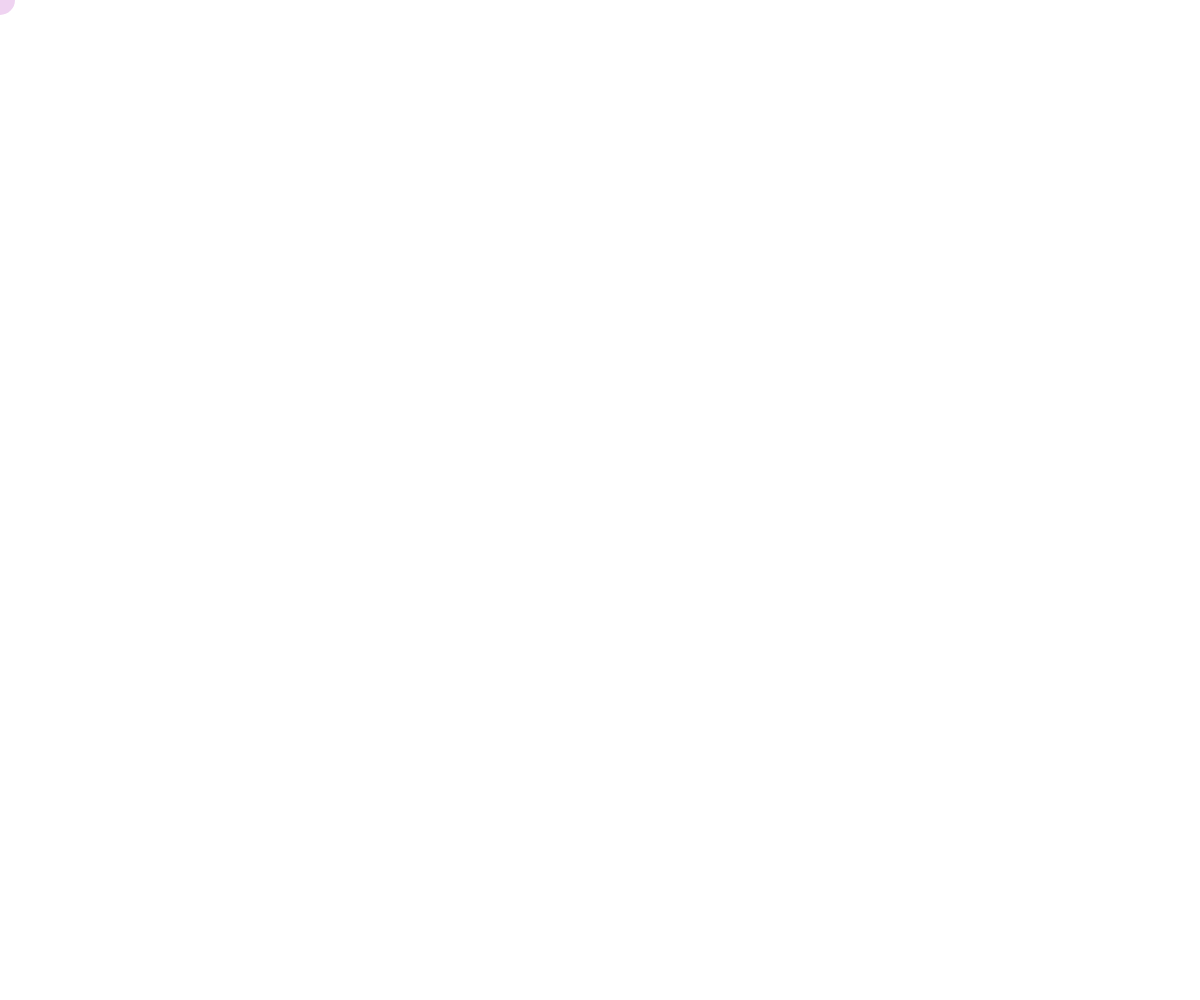
Frame 1 (no input)
Frame 60 (no input): identical to frame 1, image omitted
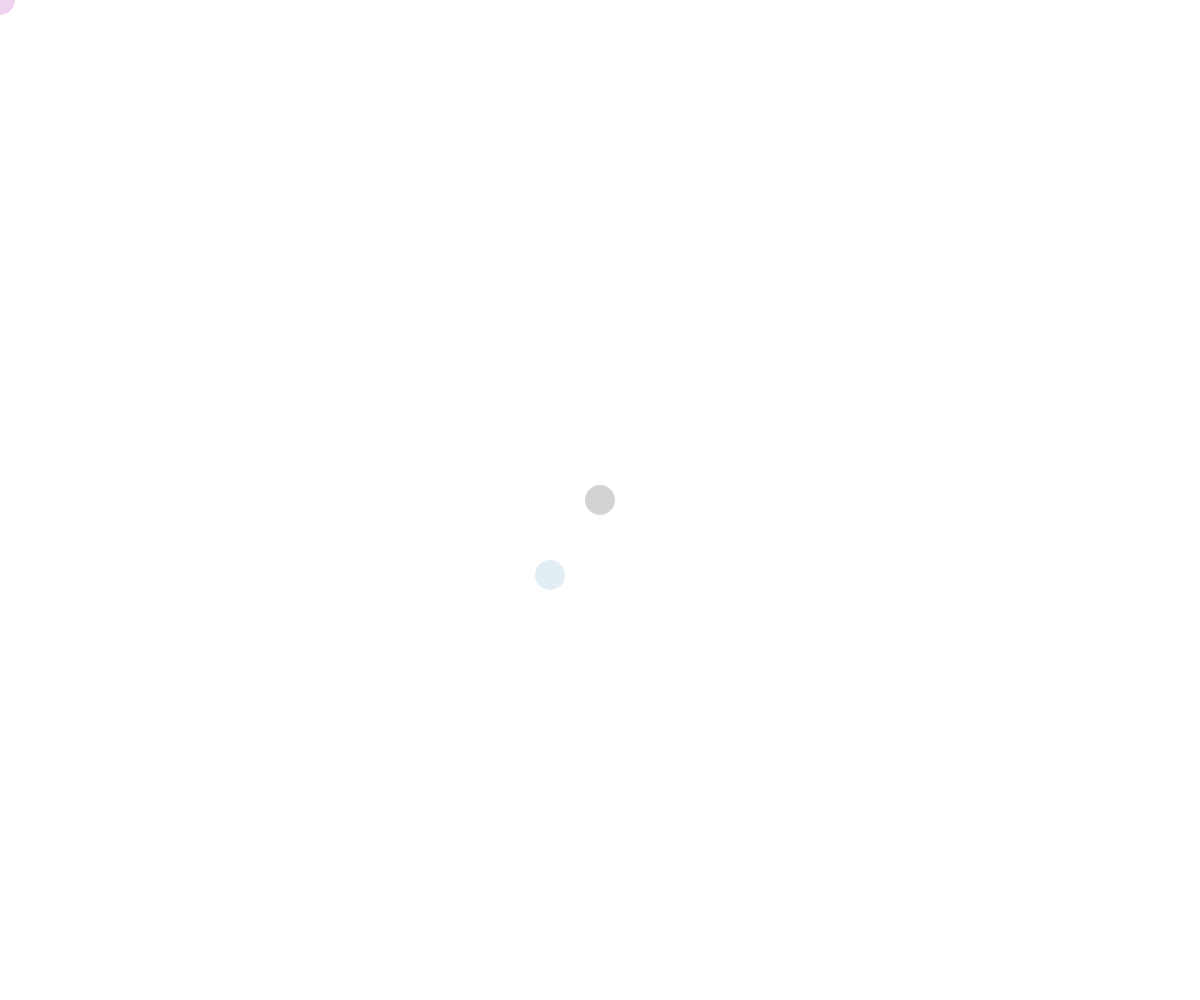
Frame 120 (the mouse pressed at the canvas centre since frame 60)

The p5.js sketch that drew these frames (run headless with seeded random() and noise() and a simulated clock; from frame 60 on, the mouse is pressed at the canvas centre):

// p5.js sketch
// ── sketch.js

let canvas;


function setup() {
    createCanvas(windowWidth, windowHeight);
    canvas = createCanvas(windowWidth, windowHeight);
    canvas.position(0, 0);
    canvas.style('z-index', '-1');
    //background(220);
}

function windowResized() {
    resizeCanvas(windowWidth, windowHeight);
}

function draw() {
   
}


function mouseMoved() {
   drawThing(mouseX, mouseY);
      drawThing(mouseX-50, mouseY+75);

}

function drawThing(_x, _y) { 
    strokeWeight(0);
    fill(random(200, 255), random(200, 255), random(200, 255));
    ellipse(_x, _y, 30, 30);}
